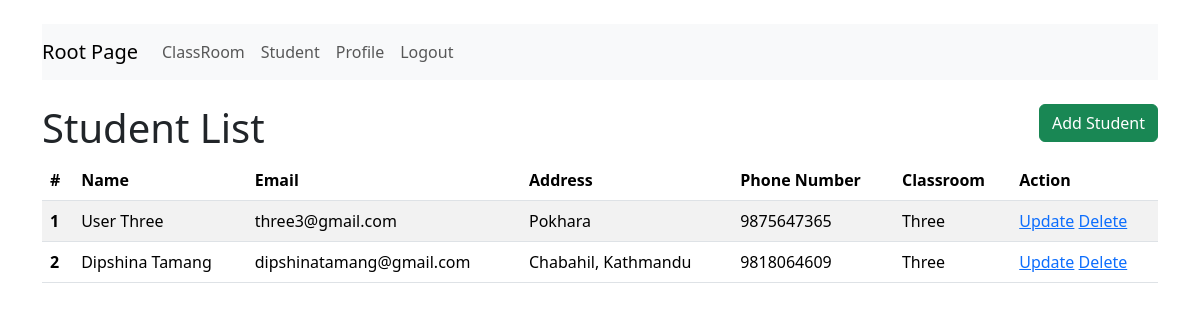
Page /crud/student/ on the earlier database version.
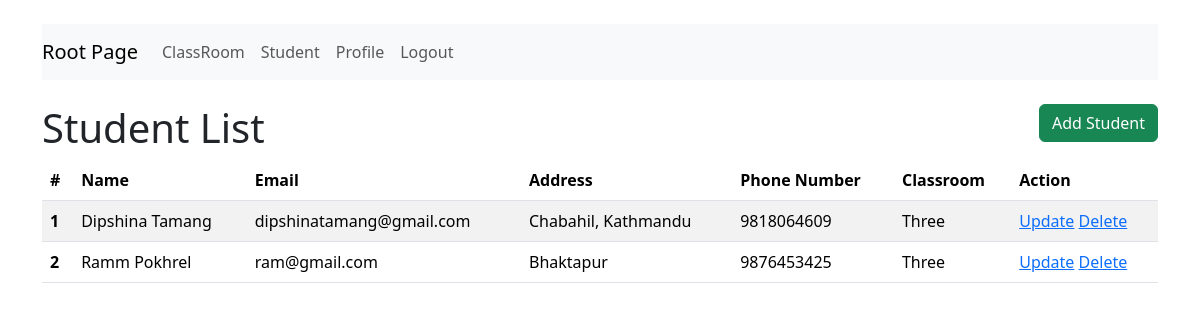
Same page on the later database version.
### crud/models.py (models this page shows, shortened)
class Student(models.Model):
    user = models.ForeignKey(UserProfile, on_delete= models.CASCADE, related_name = 'user_students')
    classroom = models.ForeignKey(ClassRoom, on_delete = models.CASCADE, related_name="classroom_students")

class UserProfile(models.Model):
    user = models.OneToOneField(User, on_delete = models.CASCADE)
    profile_picture = models.FileField(upload_to='profile_pictures', null=True, blank=True)
    address = models.CharField(max_length = 20)
    phone = models.CharField(max_length=14)
    @property
    def get_full_name(self):
        return self.user.get_full_name() if self.user.get_full_name() else self.user.username

class ClassRoom(models.Model):
    name = models.CharField(max_length = 10)

### crud/views.py (the view)
# urls.py: path("student/", crud_student, name="crud_student"),
def crud_student(request):
    students = Student.objects.all()
    return render(request, template_name = 'crud/student.html', context={'students': students})

### crud/templates/crud/student.html
{% extends 'crud/base.html' %}
{% block content %}
    {% include 'crud/nav.html' %}
    <br>
    <a href="{% url 'add_student' %}" class = "btn btn-success" style="float:right">Add Student</a>
    <h1>Student List</h1>
    <table class="table table-striped">
        <thead>
            <tr>
                <th scope="col">#</th>
                <th scope="col">Name</th>
                <th scope="col">Email</th>
                <th scope="col">Address</th>
                <th scope="col">Phone Number</th>
                <th scope="col">Classroom</th>
                <th scope="col">Action</th>
            </tr>
        </thead>
        <tbody>
            {% for student in students %}
                <tr>
                    <th scope="row">{{ forloop.counter }}</th>
                    <td>{{ student.user.get_full_name }}</td>
                    <td>{{ student.user.user.email }}</td>
                    <td>{{ student.user.address }}</td>
                    <td>{{ student.user.phone }}</td>
                    <td>{{ student.classroom.name }}</td>
                    <td>
                        <a href="#">Update</a>
                        <a href="{% url 'delete_student' student.id %}">Delete</a>
                    </td>
                </tr>
            {% endfor %}
        </tbody>
    </table>
{% endblock %}

Differences in the rows shown:
removed Student: user.get_full_name "User Three", user.user.email "three3@gmail.com", user.address "Pokhara", user.phone "9875647365", classroom.name "Three"
added Student: user.get_full_name "Ramm Pokhrel", user.user.email "ram@gmail.com", user.address "Bhaktapur", user.phone "9876453425", classroom.name "Three"
